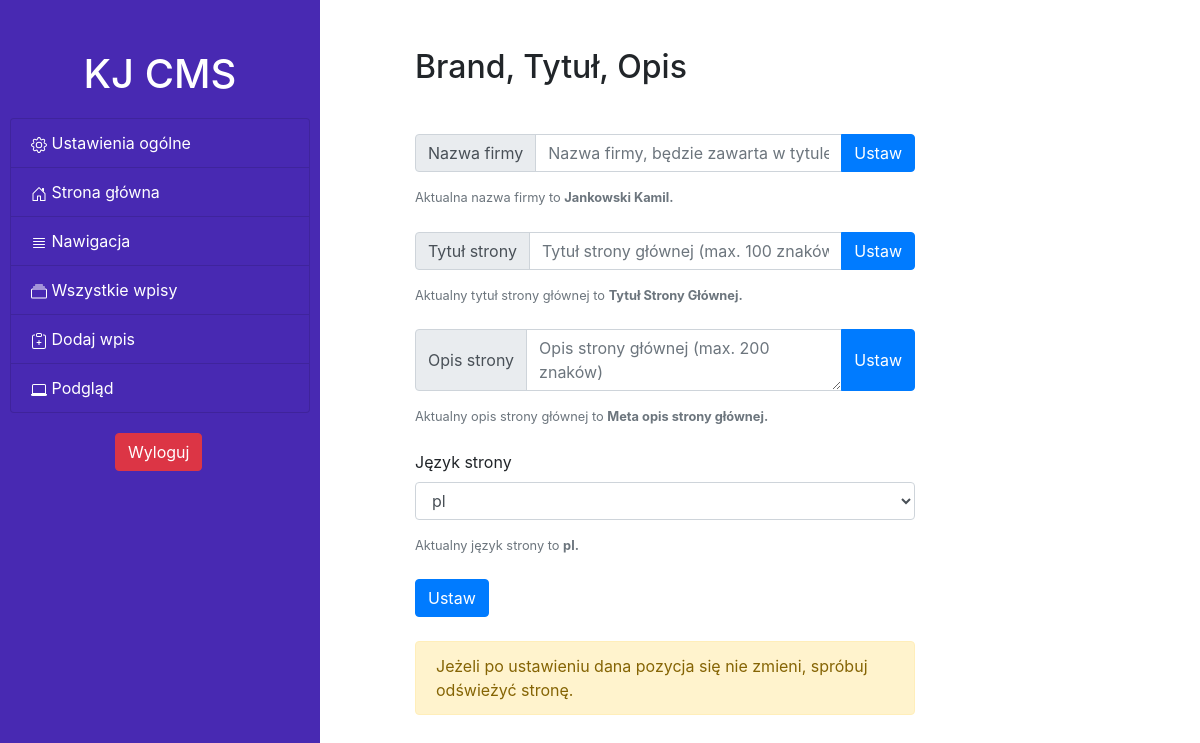
Screenshot of /admin-general.php (signed in) with the database file from the repository.
### tables this page shows
CREATE TABLE `general` (
  `general_id` int(11) NOT NULL,
  `general_brand` varchar(256) DEFAULT NULL,
  `general_title` varchar(255) NOT NULL,
  `general_desc` varchar(255) NOT NULL,
  `general_lang` varchar(2) NOT NULL
);

### results/result_header.php (called while the page is built)
<?php
include_once $_SERVER['DOCUMENT_ROOT'].'/kjankowski/config.php';
$query = 'SELECT * FROM `general` WHERE 1 ';
$result = mysqli_query($conn,$query);
$generals = mysqli_fetch_all($result, MYSQLI_ASSOC);
foreach ($generals as $general) {
    $general_title = $general['general_title'];
    $general_brand = $general['general_brand'];
    $general_desc = $general['general_desc'];
    $general_lang = $general['general_lang'];
}
?>

### admin-general.php (the view, shortened to what this page needs)
<?php
include_once $_SERVER['DOCUMENT_ROOT'].'/kjankowski/results/result_header.php';
?>
<?php include('admin-head.php') ?>
<body>
    <div class="container-fluid">
        <?php include('admin-nav.php') ?>
        <div class="container col-4 my-5">
            <h2 class="mb-5">Brand, Tytuł, Opis</h2>
            <form style="width: 500px;" method="POST" action="<?php $_SERVER['PHP_SELF'] ?>">
                <div class="input-group mb-3">
                    <div class="input-group-prepend">
                        <label class="input-group-text" for="general_brand">Nazwa firmy</label>
                    </div>
                    <input type="text" id="general_brand" name="brand" class="form-control"
                        placeholder="Nazwa firmy, będzie zawarta w tytule">
                    <div class="input-group-append">
                        <button type="submit" name="general_brand" class="btn btn-primary">Ustaw</button>
                    </div>
                </div>
                <small class="form-text text-muted">Aktualna nazwa firmy to <b><?php echo $general_brand ?>.</b>
                </small>
            </form>
            <br>
            <form style="width: 500px;" method="POST" action="<?php $_SERVER['PHP_SELF'] ?>">
                <div class="input-group mb-3">
                    <div class="input-group-prepend">
                        <label class="input-group-text" for="general_title">Tytuł strony</label>
                    </div>
                    <input class="form-control" type="text" id="general_title" name="title"
                        placeholder="Tytuł strony głównej (max. 100 znaków)">
                    <div class="input-group-append">
                        <button class="btn btn-primary" type="submit" name="general_title">Ustaw</button>
                    </div>
                </div>
                <small class="form-text text-muted">Aktualny tytuł strony głównej to
                    <b><?php echo $general_title ?>.</b>
                </small>
            </form>
            <br>
            <form style="width: 500px;" method="POST" action="<?php $_SERVER['PHP_SELF'] ?>">
                <div class="input-group mb-3">
                    <div class="input-group-prepend">
                        <label class="input-group-text" for="general_desc">Opis strony</label>
                    </div>
                    <textarea class="form-control" type="text" id="general_desc" name="desc"
                        placeholder="Opis strony głównej (max. 200 znaków)"></textarea>
                    <div class="input-group-append">
                        <button class="btn btn-primary" type="submit" name="general_desc">Ustaw</button>
                    </div>
                </div>
                <small class="form-text text-muted">Aktualny opis strony głównej to
                    <b><?php echo $general_desc ?>.</b></small>
            </form>
            <br>
            <form style="width: 500px;" action="<?php $_SERVER['PHP_SELF'] ?>" method="POST">
                <div class="form-group">
                    <label for="language">Język strony</label>
                    <select class="form-control" name="lang" id="language">
                        <option>pl</option>
                    </select>
                </div>
                <small class="form-text text-muted">Aktualny język strony to <b><?php echo $general_lang ?>.</b>
                </small>
                <br>
                <button class="btn btn-primary" type="submit" name="general_lang">Ustaw</button>
            </form>
            <br>
            <div style="width: 500px;" class="alert alert-warning" role="alert">
                Jeżeli po ustawieniu dana pozycja się nie zmieni, spróbuj odświeżyć stronę.
            </div>
        </div>
    </div>
    </div>
</body>
</html>

### assets/admin.css (style rules this page uses)
body { display: flex; align-items: center; }
.container { margin: 150px 0 0; position: absolute; left: 400px; }

### rows the page displays
general: general_brand "Jankowski Kamil", general_title "Tytuł Strony Głównej", general_desc "Meta opis strony głównej", general_lang "pl"
